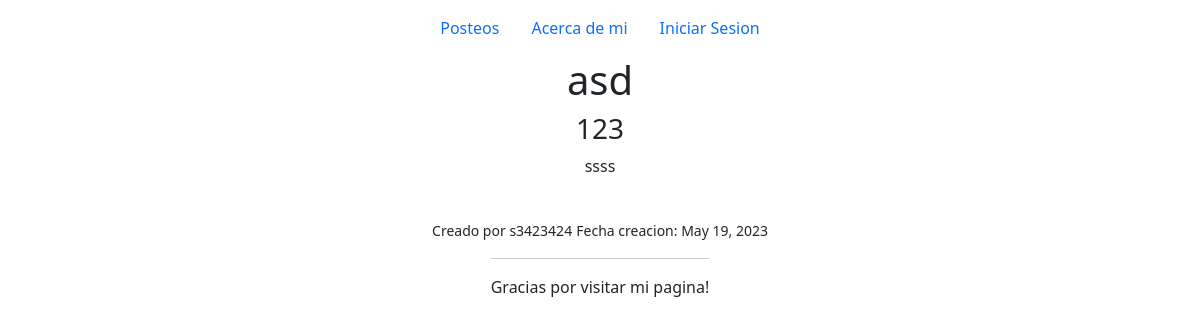
/pages/13, run on the app's committed database.
### app/models.py (models this page shows, shortened)
class Blog(models.Model):
    title = models.CharField(max_length=50)
    subtitle = models.CharField(max_length=50)
    body = models.CharField(max_length=150)
    author = models.CharField(max_length=50)
    date = models.DateField(auto_now_add=True)
    picture = models.BinaryField(null=True, editable=True)
    content_type = models.CharField(max_length=256, null=True, help_text='Aca guardamos el tipo de archivo (MIME)')
    class Meta:
        db_table = ''
        managed = True
        verbose_name = 'blog'
        verbose_name_plural = 'blogs'

### app/views.py (the view)
# urls.py: path('pages/<id>',views.verPost),
def verPost(request,id):
    post = Blog.objects.get(id=id)
    return render (request,'resultado_busqueda.html',{'post':post})

### templates/resultado_busqueda.html (shortened to what this page needs)
{% extends 'base.html' %}
{% block content %}
<div class="container">
    <h1>{{post.title}}</h1>
    <h3>{{post.subtitle}}</h3>
    <p>{{post.body}}</p>
    <img height="250px" src="{% url 'app:imagen' post.id %}" alt=""><br>
    <small>Creado por {{post.author}}</small>
    <small>Fecha creacion: {{post.date}}</small>
</div>
{% endblock content %}

### data on the page
Blog: title "asd", subtitle "123", body "ssss", author "s3423424", date "May 19, 2023"
